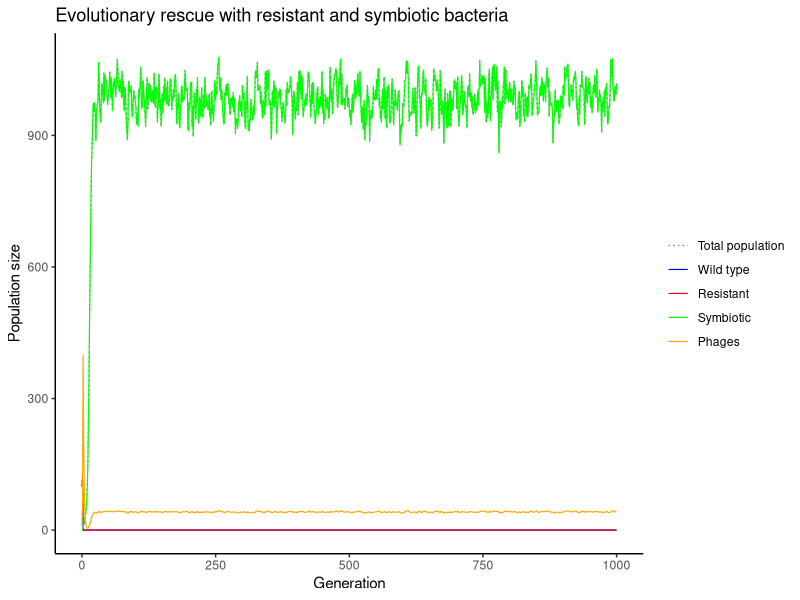

Generate this figure with R: (Note: this script raises an error after producing the figure.)
## ---- chunk 1
simulate_one_gen <- function(N_wt, N_r, N_s, N_p, infection_prob, induction_prob, symbiosis_prob, mut_rate, cost_r, growth_rate, K, P_decline, P_prod) {
   
  N_tot <- N_wt + N_r + N_s
  
  # intrinsic growth without losses
  r0 <- growth_rate - 1
  
  # growth rate of each type minus its specific loss 
  rho_wt <- r0 - infection_prob * N_p # includes phage population effect
  rho_r <- r0 - cost_r
  rho_s <- r0 - induction_prob
  
  # logistic growth: crowding reduces all types by the same amount --> note that deleterious effect is less strong on wt at lower density --> could exist longer at lower K
  mean_wt <- N_wt * max(0, 1 + rho_wt - r0 * N_tot / K)
  mean_r <- N_r * max(0, 1 + rho_r - r0 * N_tot / K)
  mean_s <- N_s * max(0, 1 + rho_s - r0 * N_tot / K)
  
  # Claude input: offspring (Poisson)
  offsp_wt <- rpois(1, mean_wt)
  offsp_r  <- rpois(1, mean_r)
  offsp_s  <- rpois(1, mean_s)
  
  # wt bacteria (offspring) either get infected (& die) or do symbiosis or stay 
  prob_r = mut_rate
  prob_s = min(symbiosis_prob * N_p, 1 - prob_r) # includes phage population effect
  prob_wt <- max(0,1 - prob_r - prob_s)
  
  outcome <- rmultinom(1,offsp_wt,c(prob_r, prob_s, prob_wt))
  
  n_resistant <- outcome[1]
  n_symbiotic <- outcome[2]
  n_wt <- outcome[3]
  
  # Claude input: new population sizes of wild type, resistant and symbiotes
  N_wt_new <- n_wt
  N_r_new  <- offsp_r + n_resistant
  N_s_new  <- offsp_s + n_symbiotic
  
  # phage population growth
  infections = min(N_wt, infection_prob * N_p * N_wt)
  inductions = induction_prob * N_s
  P_new = N_p * (1 + P_decline) + P_prod * (infections + inductions)

  return(c(N_wt_new, N_r_new, N_s_new, P_new))
}


# Test the function
N_wt <- 1000
N_r <- 0
N_s <- 0
N_p <- 5
infection_prob <- 0.0005
induction_prob <- 0.001
symbiosis_prob <-0
cost_r <- 0.1
growth_rate <- 1.5
mut_rate <- 0.1
K <- 2000
P_decline <- -0.5
P_prod <- 1



print(simulate_one_gen(N_wt, N_r, N_s, N_p, infection_prob, induction_prob, symbiosis_prob, mut_rate, cost_r, growth_rate, K, P_decline, P_prod))
## ---- chunk 2
simulate_pop <- function(N_init_wt, N_init_r, N_init_s, N_init_p, infection_prob, induction_prob, symbiosis_prob, mut_rate, cost_r, growth_rate, t_max, K, P_decline, P_prod) {
 
  
  # Create the vector in which to save the results
  pop_vector <- c(N_init_wt, N_init_r, N_init_s, N_init_p)
  # initiate the variables
  pop_new <- c(N_init_wt, N_init_r, N_init_s, N_init_p) 

  # run the simulation until generation t_max
  for (i in 1:t_max) {
    # redefine the current population one generation later
    pop_new <- simulate_one_gen(pop_new[1],pop_new[2], pop_new[3], pop_new[4], infection_prob, induction_prob, symbiosis_prob, mut_rate, cost_r, growth_rate, K, P_decline, P_prod)
    # add the new population sizes to the output vector
    pop_vector <- rbind(pop_vector,pop_new)
    # condition to stop the simulation before t_max: when bacteria population goes extinct
    if (pop_new[1]+pop_new[2]+pop_new[3]==0) break
  }
  
  # define the row and column names of the output vector
  rownames(pop_vector) <- (0:t_max)[1:length(pop_vector[,1])] # note that the vector has to be cut if the simulation stopped early
  colnames(pop_vector) <- c("wt","r", "s", "p")
  # return the result
  return(pop_vector)	
}


# Test the function and plot the result
# set t_max to a value to be used throughout
max_gen <- 1000
# set each parameter
N_init_wt <- 100
N_init_r <- 0
N_init_s <- 0
N_init_p <- 10
infection_prob <- 0.02
induction_prob <- 0.007
symbiosis_prob <- 0.004
cost_r <- 0.00001
growth_rate <- 1.5
mut_rate <- 0.003
K <- 1000
P_decline <- -0.5
P_prod <- 3



# create your simulation data
output <- simulate_pop(N_init_wt, N_init_r, N_init_s, N_init_p, infection_prob, induction_prob, symbiosis_prob, mut_rate, cost_r, growth_rate, max_gen, K, P_decline, P_prod)
# show the last few lines of the data table
print(tail(output))
# plot the output - note that the plot range and the x axis have to be adjusted based on the length of the table
# determine x axis range 
x_range <- 0:(length(output[,1])-1)

# plotting with ggplot
library(ggplot2)
library(tidyr)
library(dplyr)
library(tibble)

# Convert simulation output into a data frame
output_df <- as.data.frame(output) %>%
  mutate(Generation = as.numeric(rownames(output))) %>%
  mutate(Total = wt + r + s) 

# Reshape data for ggplot
plot_data <- output_df %>%
  pivot_longer(
    cols = c(Total, wt, r, s, p),
    names_to = "Population",
    values_to = "Size"
  ) %>%
  mutate(
    Population = factor(
      Population,
      levels = c("Total", "wt", "r", "s", "p"),
      labels = c(
        "Total population",
        "Wild type",
        "Resistant",
        "Symbiotic",
        "Phages"
      )
    )
  )


# Plot population trajectories
ggplot(
  plot_data,
  aes(
    x = Generation,
    y = Size,
    colour = Population,
    linetype = Population,
    alpha = Population
  )
) +
  geom_line(linewidth = 0.4) +
  scale_colour_manual(
    values = c(
      "Total population" = "black",
      "Wild type" = "blue",
      "Resistant" = "red",
      "Symbiotic" = "green",
      "Phages" = "orange"
    )
  ) +
  scale_linetype_manual(
    values = c(
      "Total population" = "dotted",
      "Wild type" = "solid",
      "Resistant" = "solid",
      "Symbiotic" = "solid",
      "Phages" = "solid"
    )
  ) +
  scale_alpha_manual(
    values = c(
      "Total population" = 0.7,
      "Wild type" = 1,
      "Resistant" = 1,
      "Symbiotic" = 1,
      "Phages" = 1
    )
  ) +
  labs(
    x = "Generation",
    y = "Population size",
    colour = NULL,
    linetype = NULL,
    alpha = NULL
  ) +
  ggtitle("Evolutionary rescue with resistant and symbiotic bacteria") +
  theme_classic() +
  theme(
    legend.position = "right",
    legend.justification = "center",
    legend.background = element_blank()
  )

## ---- chunk 3
# set some parameters to fixed values
init_a <- 100
init_A <- 0
m_rate <- 0.001
max_gen <- 1000
# determine how often to run the simulation for each set of parameters
no_replicates <- 100

# set parameters to vary
s_values <- c(0.2,0.3,0.4)
r_values <- c(0.05,0.1,0.15)

# initialize data table - where to collect the results
data_table <- c()
# run the simulation across all chosen parameters
# loop over decay rates
for(rval in r_values){
  # loop over selection coefficients
  for(sval in s_values){
    # different way of running many simulations: make replicates using "repeat" function with a counter i
    # reset counter
    i<-1
    repeat {
      # increase counter by one
      i<-i+1
      # run the simulation once
      one_run <- simulate_pop(init_a,init_A,rval,sval,m_rate,max_gen)
      # determine total population sizes
      total_size <- one_run[,1]+one_run[,2]
      # determine minimum population size
      min_size <- min(total_size)
      # determine (first) generation at which this population size occurred
      min_gen <- as.numeric(which(total_size==min_size)[1])
      # enter the data into the table
      data_table <- rbind(data_table,c(rval,sval,min_gen,min_size)) # note that we add the varying parameters (decay rate and selection coefficient) to the table too
      # stop the repeated computation after no_replicates times
      if(i>no_replicates) break
    }
  }
}
# define column names of data table
colnames(data_table) <- c("r","s","min_gen","no_min")
# show the first lines of the output
print(head(data_table))
